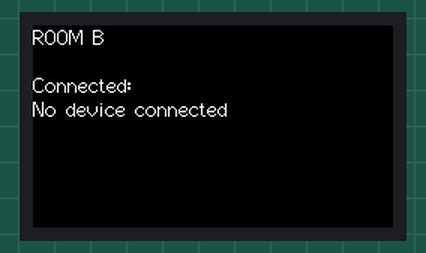
This sketch was run on a simulated ESP32. Parts: 240×135 colour display. Nothing arrives over Bluetooth unless stated; a phone connects over Bluetooth LE 3 s after start; what the sketch prints to the serial monitor is not drawn.

Above: at 0.3 s.
At 3.4 s:
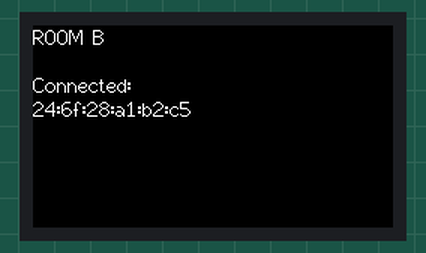

The sketch:

M5_Server_B.ino
```cpp
#include <BLEDevice.h>
#include <BLEServer.h>
#include <BLEUtils.h>
#include <BLEAdvertising.h>
#include <M5StickCPlus.h>

#define SERVER_NAME "Room_B"

BLEServer* pServer = nullptr;
std::string connectedDevice = "No device connected";

class MyServerCallbacks : public BLEServerCallbacks {
    void onConnect(BLEServer* pServer, esp_ble_gatts_cb_param_t *param) override {
        Serial.println("A central device connected!");
        connectedDevice = BLEAddress(param->connect.remote_bda).toString();
    }

    void onDisconnect(BLEServer* pServer) override {
        Serial.println("Central device disconnected!");
        connectedDevice = "No device connected";
        pServer->getAdvertising()->start();
    }
};

void setup() {
    Serial.begin(115200);
    M5.begin();
    M5.Lcd.setRotation(3);
    M5.Lcd.fillScreen(BLACK);
    M5.Lcd.setCursor(0, 0, 2);
    M5.Lcd.println("Room_B (Server)");

    BLEDevice::init(SERVER_NAME);
    pServer = BLEDevice::createServer();
    pServer->setCallbacks(new MyServerCallbacks());

    BLEService* pService = pServer->createService("87654321-4321-4321-4321-0987654321ab");
    pService->start();

    BLEDevice::startAdvertising();
}

void loop() {
    M5.Lcd.fillScreen(BLACK);
    M5.Lcd.setCursor(0, 0, 2);
    M5.Lcd.printf("ROOM B \n\nConnected:\n%s", connectedDevice.c_str());

    Serial.printf("Connected Client: %s\n", connectedDevice.c_str());

    delay(1000);
}
```
